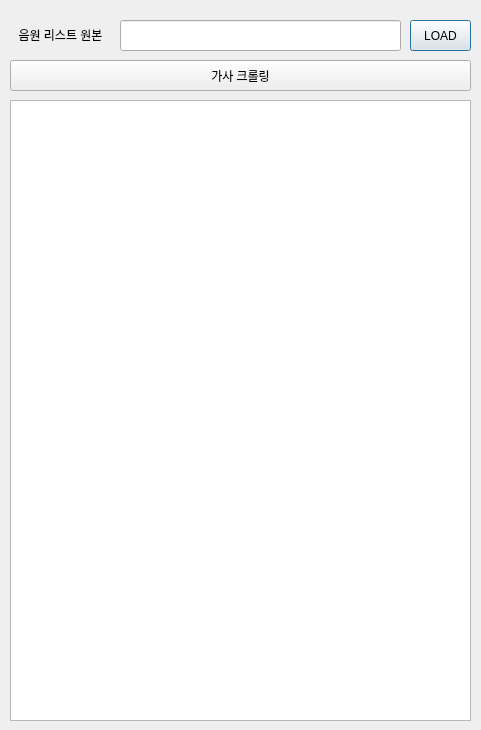
<?xml version="1.0" encoding="UTF-8"?>
<ui version="4.0">
 <class>pjtenis</class>
 <widget class="QDialog" name="pjtenis">
  <property name="windowModality">
   <enum>Qt::ApplicationModal</enum>
  </property>
  <property name="enabled">
   <bool>true</bool>
  </property>
  <property name="geometry">
   <rect>
    <x>0</x>
    <y>0</y>
    <width>481</width>
    <height>730</height>
   </rect>
  </property>
  <property name="mouseTracking">
   <bool>true</bool>
  </property>
  <property name="tabletTracking">
   <bool>false</bool>
  </property>
  <property name="contextMenuPolicy">
   <enum>Qt::NoContextMenu</enum>
  </property>
  <property name="acceptDrops">
   <bool>true</bool>
  </property>
  <property name="windowTitle">
   <string>Gmail 발송 프로그램</string>
  </property>
  <property name="whatsThis">
   <string/>
  </property>
  <property name="accessibleName">
   <string/>
  </property>
  <property name="accessibleDescription">
   <string/>
  </property>
  <property name="autoFillBackground">
   <bool>false</bool>
  </property>
  <property name="sizeGripEnabled">
   <bool>false</bool>
  </property>
  <property name="modal">
   <bool>false</bool>
  </property>
  <widget class="QLineEdit" name="input_1">
   <property name="geometry">
    <rect>
     <x>120</x>
     <y>20</y>
     <width>281</width>
     <height>31</height>
    </rect>
   </property>
   <property name="text">
    <string/>
   </property>
  </widget>
  <widget class="QLabel" name="label_15">
   <property name="geometry">
    <rect>
     <x>10</x>
     <y>20</y>
     <width>101</width>
     <height>31</height>
    </rect>
   </property>
   <property name="text">
    <string>&lt;html&gt;&lt;head/&gt;&lt;body&gt;&lt;p align=&quot;center&quot;&gt;음원 리스트 원본&lt;/p&gt;&lt;/body&gt;&lt;/html&gt;</string>
   </property>
  </widget>
  <widget class="QPushButton" name="excel_btn">
   <property name="geometry">
    <rect>
     <x>410</x>
     <y>20</y>
     <width>61</width>
     <height>31</height>
    </rect>
   </property>
   <property name="text">
    <string>LOAD</string>
   </property>
  </widget>
  <widget class="QTextEdit" name="log">
   <property name="geometry">
    <rect>
     <x>10</x>
     <y>100</y>
     <width>461</width>
     <height>621</height>
    </rect>
   </property>
  </widget>
  <widget class="QPushButton" name="start_btn">
   <property name="geometry">
    <rect>
     <x>10</x>
     <y>60</y>
     <width>461</width>
     <height>31</height>
    </rect>
   </property>
   <property name="text">
    <string>가사 크롤링</string>
   </property>
  </widget>
 </widget>
 <resources/>
 <connections/>
</ui>
